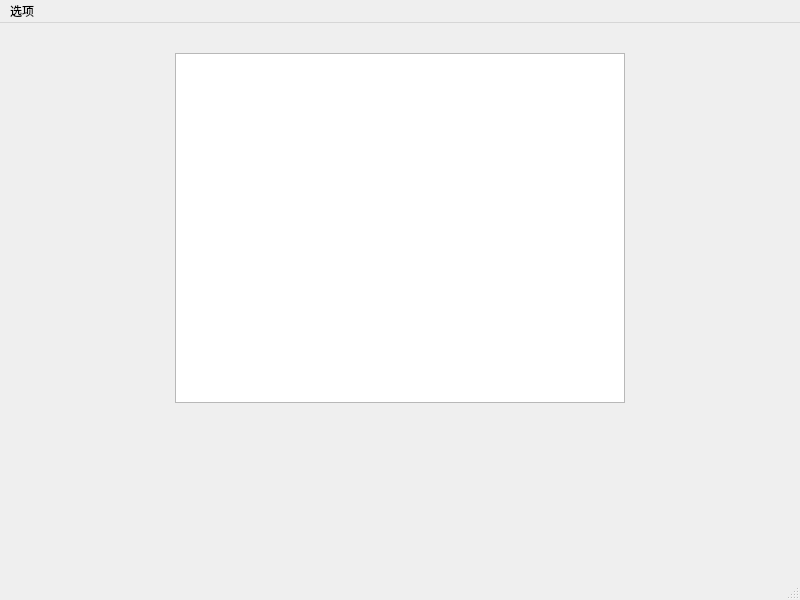
<?xml version="1.0" encoding="UTF-8"?>
<ui version="4.0">
 <class>MainWindow</class>
 <widget class="QMainWindow" name="MainWindow">
  <property name="geometry">
   <rect>
    <x>0</x>
    <y>0</y>
    <width>800</width>
    <height>600</height>
   </rect>
  </property>
  <property name="windowTitle">
   <string>MainWindow</string>
  </property>
  <widget class="QWidget" name="centralwidget">
   <widget class="QWidget" name="verticalLayoutWidget">
    <property name="geometry">
     <rect>
      <x>60</x>
      <y>390</y>
      <width>661</width>
      <height>161</height>
     </rect>
    </property>
    <layout class="QVBoxLayout" name="buttonsLayout"/>
   </widget>
   <widget class="QTextBrowser" name="textBrowser">
    <property name="geometry">
     <rect>
      <x>175</x>
      <y>30</y>
      <width>450</width>
      <height>350</height>
     </rect>
    </property>
   </widget>
  </widget>
  <widget class="QMenuBar" name="menubar">
   <property name="geometry">
    <rect>
     <x>0</x>
     <y>0</y>
     <width>800</width>
     <height>26</height>
    </rect>
   </property>
   <widget class="QMenu" name="menu">
    <property name="title">
     <string>选项</string>
    </property>
   </widget>
   <addaction name="menu"/>
  </widget>
  <widget class="QStatusBar" name="statusbar"/>
 </widget>
 <resources/>
 <connections/>
</ui>
